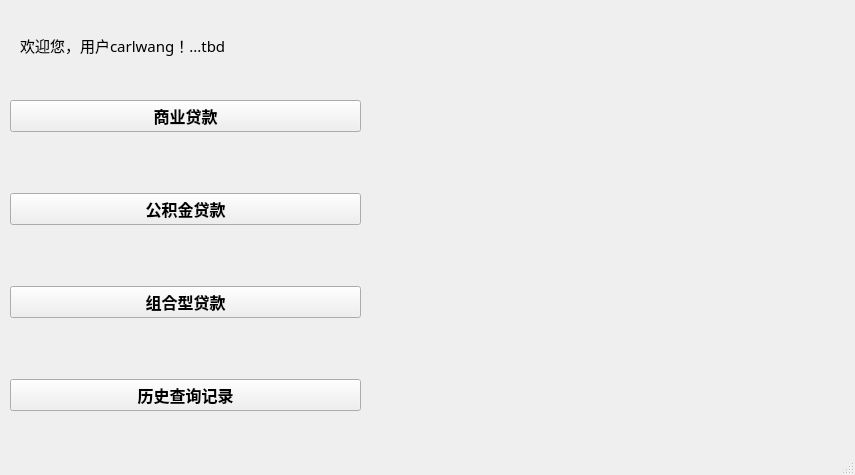
<?xml version="1.0" encoding="UTF-8"?>
<ui version="4.0">
 <class>MainWindow</class>
 <widget class="QMainWindow" name="MainWindow">
  <property name="geometry">
   <rect>
    <x>0</x>
    <y>0</y>
    <width>855</width>
    <height>475</height>
   </rect>
  </property>
  <property name="windowTitle">
   <string>MainWindow</string>
  </property>
  <widget class="QWidget" name="centralwidget">
   <property name="sizePolicy">
    <sizepolicy hsizetype="Expanding" vsizetype="Expanding">
     <horstretch>0</horstretch>
     <verstretch>0</verstretch>
    </sizepolicy>
   </property>
   <widget class="QWidget" name="verticalLayoutWidget">
    <property name="geometry">
     <rect>
      <x>10</x>
      <y>100</y>
      <width>351</width>
      <height>311</height>
     </rect>
    </property>
    <layout class="QVBoxLayout" name="verticalLayout">
     <item>
      <widget class="QPushButton" name="pushbutton_comm_loan">
       <property name="font">
        <font>
         <family>微软雅黑</family>
         <pointsize>12</pointsize>
         <weight>75</weight>
         <bold>true</bold>
        </font>
       </property>
       <property name="cursor">
        <cursorShape>PointingHandCursor</cursorShape>
       </property>
       <property name="text">
        <string>商业贷款</string>
       </property>
      </widget>
     </item>
     <item>
      <spacer name="verticalSpacer">
       <property name="orientation">
        <enum>Qt::Vertical</enum>
       </property>
       <property name="sizeHint" stdset="0">
        <size>
         <width>20</width>
         <height>40</height>
        </size>
       </property>
      </spacer>
     </item>
     <item>
      <widget class="QPushButton" name="pushbutton_accu_loan">
       <property name="font">
        <font>
         <family>微软雅黑</family>
         <pointsize>12</pointsize>
         <weight>75</weight>
         <bold>true</bold>
        </font>
       </property>
       <property name="cursor">
        <cursorShape>PointingHandCursor</cursorShape>
       </property>
       <property name="text">
        <string>公积金贷款</string>
       </property>
      </widget>
     </item>
     <item>
      <spacer name="verticalSpacer_2">
       <property name="orientation">
        <enum>Qt::Vertical</enum>
       </property>
       <property name="sizeHint" stdset="0">
        <size>
         <width>20</width>
         <height>40</height>
        </size>
       </property>
      </spacer>
     </item>
     <item>
      <widget class="QPushButton" name="pushbutton_combine_loan">
       <property name="font">
        <font>
         <family>微软雅黑</family>
         <pointsize>12</pointsize>
         <weight>75</weight>
         <bold>true</bold>
        </font>
       </property>
       <property name="cursor">
        <cursorShape>PointingHandCursor</cursorShape>
       </property>
       <property name="text">
        <string>组合型贷款</string>
       </property>
      </widget>
     </item>
     <item>
      <spacer name="verticalSpacer_3">
       <property name="orientation">
        <enum>Qt::Vertical</enum>
       </property>
       <property name="sizeHint" stdset="0">
        <size>
         <width>20</width>
         <height>40</height>
        </size>
       </property>
      </spacer>
     </item>
     <item>
      <widget class="QPushButton" name="pushbutton_history_query">
       <property name="font">
        <font>
         <family>微软雅黑</family>
         <pointsize>12</pointsize>
         <weight>75</weight>
         <bold>true</bold>
        </font>
       </property>
       <property name="cursor">
        <cursorShape>PointingHandCursor</cursorShape>
       </property>
       <property name="text">
        <string>历史查询记录</string>
       </property>
      </widget>
     </item>
    </layout>
   </widget>
   <widget class="QWidget" name="horizontalLayoutWidget">
    <property name="geometry">
     <rect>
      <x>370</x>
      <y>100</y>
      <width>471</width>
      <height>311</height>
     </rect>
    </property>
    <layout class="QHBoxLayout" name="horizontalLayoutRight">
     <property name="sizeConstraint">
      <enum>QLayout::SetDefaultConstraint</enum>
     </property>
    </layout>
   </widget>
   <widget class="QWidget" name="horizontalLayoutWidget_2">
    <property name="geometry">
     <rect>
      <x>20</x>
      <y>0</y>
      <width>441</width>
      <height>91</height>
     </rect>
    </property>
    <layout class="QHBoxLayout" name="horizontalLayoutLeft">
     <item>
      <widget class="QLabel" name="welcomeMsg">
       <property name="sizePolicy">
        <sizepolicy hsizetype="Expanding" vsizetype="Expanding">
         <horstretch>0</horstretch>
         <verstretch>0</verstretch>
        </sizepolicy>
       </property>
       <property name="font">
        <font>
         <family>微软雅黑</family>
         <pointsize>11</pointsize>
        </font>
       </property>
       <property name="text">
        <string>欢迎您，用户carlwang！...tbd</string>
       </property>
      </widget>
     </item>
    </layout>
   </widget>
  </widget>
  <widget class="QStatusBar" name="statusbar"/>
  <action name="actionhelp1">
   <property name="text">
    <string>help1</string>
   </property>
  </action>
  <action name="actionhelo2">
   <property name="text">
    <string>helo2</string>
   </property>
  </action>
  <action name="actionhelp3">
   <property name="text">
    <string>help3</string>
   </property>
  </action>
 </widget>
 <resources/>
 <connections/>
 <slots>
  <slot>value_add_1(int)</slot>
 </slots>
</ui>
